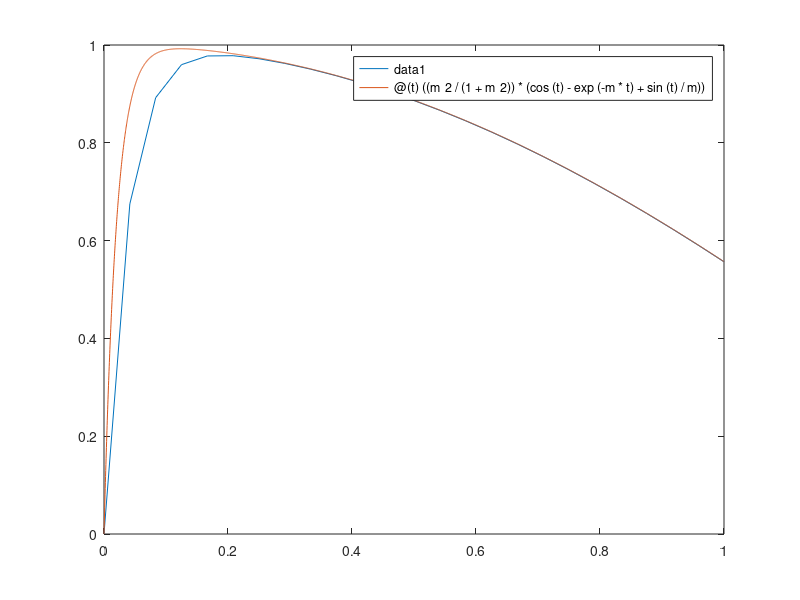

Here is the MATLAB script that generated this plot:
m = 50;
f = @(t,x) (-m*(x-cos(t)));
g = @(t) ((m^2/(1+m^2))*(cos(t)-exp(-m*t)+sin(t)/m));
x0 = 0;
intervalo=[0;1];

N = 24;

h = (intervalo(2) - intervalo(1))/N;

t = intervalo(1) : h : intervalo(2);

x(:, 1) = x0(:);


for i = 1 : N
    x(:, i + 1) = (x(:, i) + h*m*cos(t(i + 1)))/(1 + m*h);
end


plot(t, x)
hold on
fplot(g, [0, 1])



